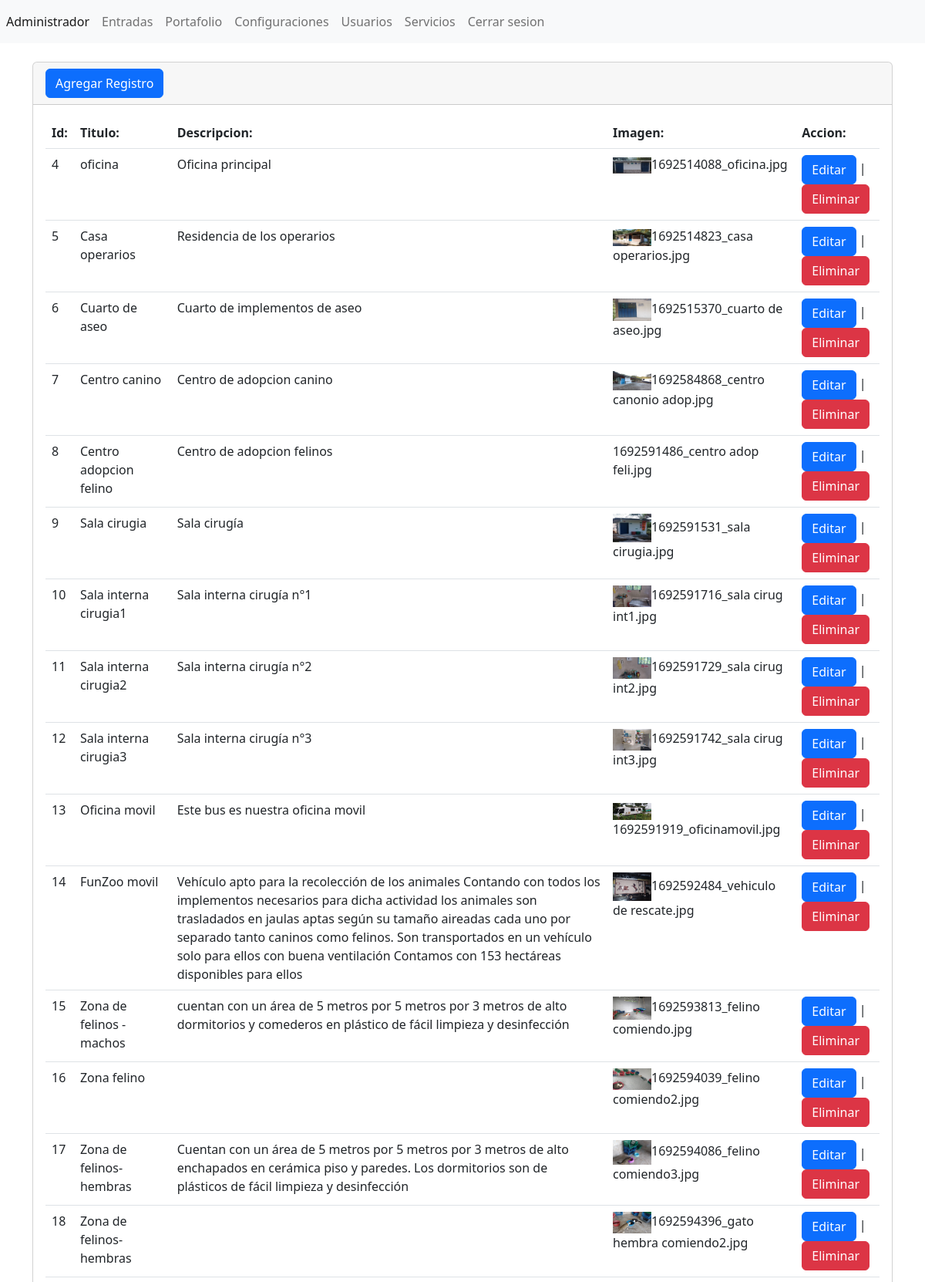
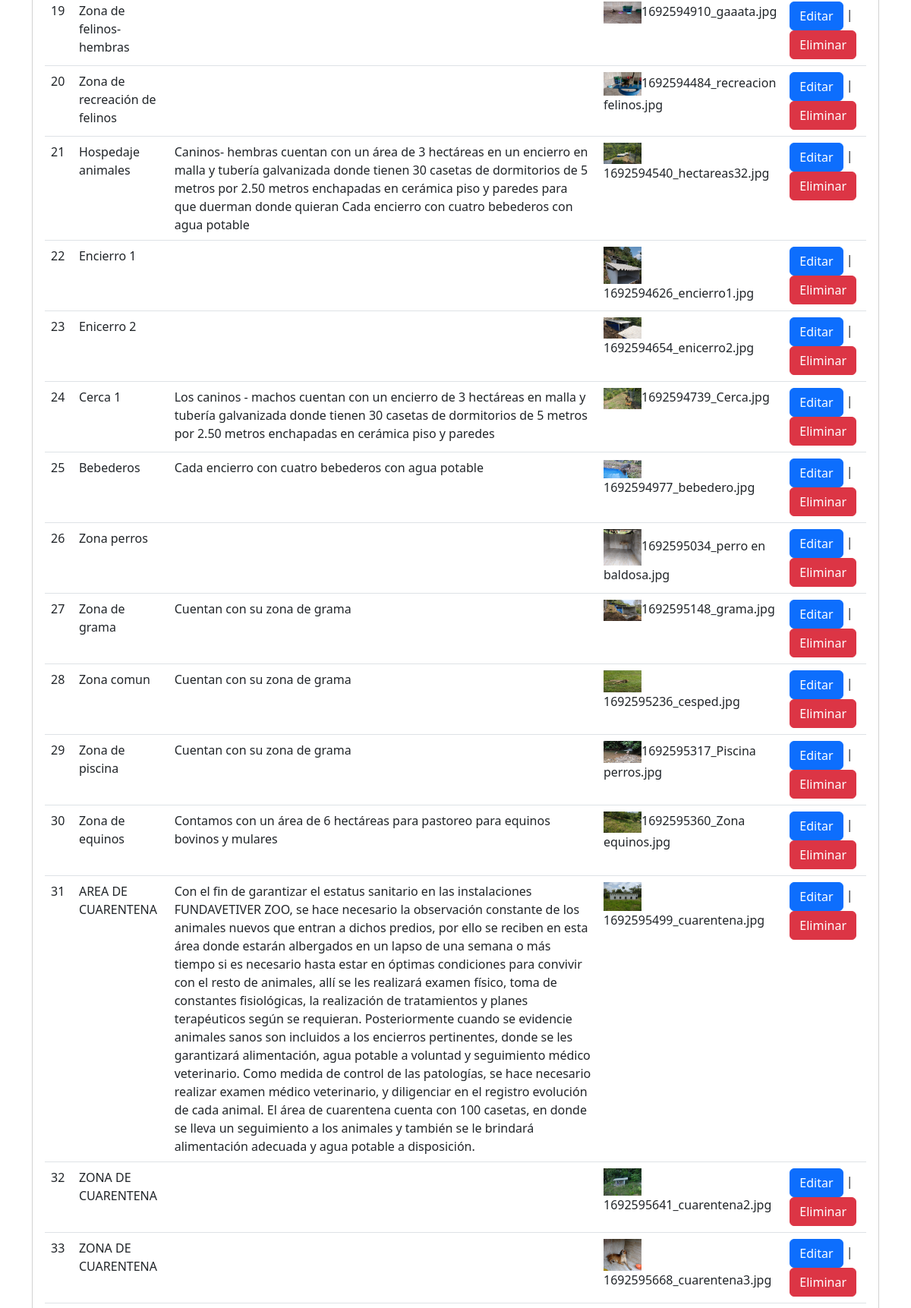
Screenshot of /admin/secciones/portafolio/index.php (signed in, upper part) with the database file from the repository (2 pictures, top to bottom).
### tables this page shows
CREATE TABLE `portafolio` (
  `id` int(11) NOT NULL,
  `titulo` varchar(255) NOT NULL,
  `descripcion` varchar(2555) NOT NULL,
  `imagen` longblob NOT NULL
);

### admin/secciones/portafolio/index.php (the view, shortened to what this page needs)
<?php
include("../../template/header.php");
require("../../db/db-connection.php");
$sentencia = $conexion->prepare("SELECT * FROM `portafolio`");
$sentencia->execute();
$Lista_portafolio=$sentencia->fetchAll(PDO::FETCH_ASSOC);
?>
<div class="card">
    <div class="card-header">
    <a name="" id="" class="btn btn-primary" href="crear.php" role="button">Agregar Registro</a>
    </div>
    <div class="card-body">
        <div class="table-responsive">
            <table class="table table">
                <thead>
                    <tr>
                        <th scope="col">Id:</th>
                        <th scope="col">Titulo:</th>
                        <th scope="col">Descripcion:</th>
                        <th scope="col">Imagen:</th>
                        <th scope="col">Accion:</th>
                    </tr>
                </thead>
                <tbody>
                  <?php foreach($Lista_portafolio as $portafolio){ ?>
                    <tr class="">
                        <td scope="row"><?php echo $portafolio['id']?></td>
                        <td><?php echo $portafolio['titulo']?></td>
                        <td><?php echo $portafolio['descripcion']?></td>
                        <td><img width ="50px" src="../../../assets/imgFunzoo/<?php echo $portafolio['imagen'];?>" class="" alt=""><?php echo $portafolio['imagen'];?></td>
                        <td>
                        <a name="" id="" class="btn btn-primary" href="editar.php?txtID=<?php echo $portafolio['id'];?>" role="button">Editar</a>
                        |
                        <a name="" id="" class="btn btn-danger" href="index.php?txtID=<?php echo $portafolio['id'];?>" role="button">Eliminar</a>
                        </td>
                    </tr>
                    <?php } ?>
                </tbody>
            </table>
        </div>
    </div>
</div>
<?php include("../../template/footer.php"); ?>

### rows the page displays
portafolio: id "4", titulo "oficina", descripcion "Oficina principal", imagen (picture), imagen "1692514088_oficina.jpg"
portafolio: id "5", titulo "Casa operarios", descripcion "Residencia de los operarios", imagen (picture), imagen "1692514823_casa operarios.jpg"
portafolio: id "6", titulo "Cuarto de aseo", descripcion "Cuarto de implementos de aseo", imagen (picture), imagen "1692515370_cuarto de aseo.jpg"
portafolio: id "7", titulo "Centro canino", descripcion "Centro de adopcion canino", imagen (picture), imagen "1692584868_centro canonio adop.jpg"
portafolio: id "8", titulo "Centro adopcion felino", descripcion "Centro de adopcion felinos", imagen "1692591486_centro adop feli.jpg"
portafolio: id "9", titulo "Sala cirugia", descripcion "Sala cirugía", imagen (picture), imagen "1692591531_sala cirugia.jpg"
portafolio: id "10", titulo "Sala interna cirugia1", descripcion "Sala interna cirugía n°1", imagen (picture), imagen "1692591716_sala cirug int1.jpg"
portafolio: id "11", titulo "Sala interna cirugia2", descripcion "Sala interna cirugía n°2", imagen (picture), imagen "1692591729_sala cirug int2.jpg"
portafolio: id "12", titulo "Sala interna cirugia3", descripcion "Sala interna cirugía n°3", imagen (picture), imagen "1692591742_sala cirug int3.jpg"
portafolio: id "13", titulo "Oficina movil", descripcion "Este bus es nuestra oficina movil", imagen (picture), imagen "1692591919_oficinamovil.jpg"
portafolio: id "14", titulo "FunZoo movil", descripcion "Vehículo apto para la recolección de los animales Contando con todos los implementos necesarios para dicha actividad los animales son trasladados en jaulas aptas según su tamaño aireadas cada uno por separado tanto caninos como felinos. Son transportados en un vehículo solo para ellos con buena ventilación Contamos con 153 hectáreas disponibles para ellos", imagen (picture), imagen "1692592484_vehiculo de rescate.jpg"
portafolio: id "15", titulo "Zona de felinos -machos", descripcion "cuentan con un área de 5 metros por 5 metros por 3 metros de alto dormitorios y comederos en plástico de fácil limpieza y desinfección", imagen (picture), imagen "1692593813_felino comiendo.jpg"
portafolio: id "16", titulo "Zona felino", imagen (picture), imagen "1692594039_felino comiendo2.jpg"
portafolio: id "17", titulo "Zona de felinos- hembras", descripcion "Cuentan con un área de 5 metros por 5 metros por 3 metros de alto enchapados en cerámica piso y paredes. Los dormitorios son de plásticos de fácil limpieza y desinfección", imagen (picture), imagen "1692594086_felino comiendo3.jpg"
portafolio: id "18", titulo "Zona de felinos- hembras", imagen (picture), imagen "1692594396_gato hembra comiendo2.jpg"
portafolio: id "19", titulo "Zona de felinos- hembras", imagen (picture), imagen "1692594910_gaaata.jpg"
portafolio: id "20", titulo "Zona de recreación de felinos", imagen (picture), imagen "1692594484_recreacion felinos.jpg"
portafolio: id "21", titulo "Hospedaje animales", descripcion "Caninos- hembras cuentan con un área de 3 hectáreas en un encierro en malla y tubería galvanizada donde tienen 30 casetas de dormitorios de 5 metros por 2.50 metros enchapadas en cerámica piso y paredes para que duerman donde quieran Cada encierro con cuatro bebederos con agua potable", imagen (picture), imagen "1692594540_hectareas32.jpg"
portafolio: id "22", titulo "Encierro 1", imagen (picture), imagen "1692594626_encierro1.jpg"
portafolio: id "23", titulo "Enicerro 2", imagen (picture), imagen "1692594654_enicerro2.jpg"
portafolio: id "24", titulo "Cerca 1", descripcion "Los caninos - machos cuentan con un encierro de 3 hectáreas en malla y tubería galvanizada donde tienen 30 casetas de dormitorios de 5 metros por 2.50 metros enchapadas en cerámica piso y paredes", imagen (picture), imagen "1692594739_Cerca.jpg"
portafolio: id "25", titulo "Bebederos", descripcion "Cada encierro con cuatro bebederos con agua potable", imagen (picture), imagen "1692594977_bebedero.jpg"
portafolio: id "26", titulo "Zona perros", imagen (picture), imagen "1692595034_perro en baldosa.jpg"
portafolio: id "27", titulo "Zona de grama", descripcion "Cuentan con su zona de grama", imagen (picture), imagen "1692595148_grama.jpg"
portafolio: id "28", titulo "Zona comun", descripcion "Cuentan con su zona de grama", imagen (picture), imagen "1692595236_cesped.jpg"
portafolio: id "29", titulo "Zona de piscina", descripcion "Cuentan con su zona de grama", imagen (picture), imagen "1692595317_Piscina perros.jpg"
portafolio: id "30", titulo "Zona de equinos", descripcion "Contamos con un área de 6 hectáreas para pastoreo para equinos bovinos y mulares", imagen (picture), imagen "1692595360_Zona equinos.jpg"
portafolio: id "31", titulo "AREA DE CUARENTENA", descripcion "Con el fin de garantizar el estatus sanitario en las instalaciones FUNDAVETIVER ZOO, se hace necesario la observación constante de los animales nuevos que entran a dichos predios, por ello se reciben en esta área donde estarán albergados en un lapso de una semana o más tiempo si es necesario hasta estar en óptimas condiciones para convivir con el resto de animales, allí se les realizará examen físico, toma de constantes fisiológicas, la realización de tratamientos y planes terapéuticos según se requieran. Posteriormente cuando se evidencie animales sanos son incluidos a los encierros pertinentes, donde se les garantizará alimentación, agua potable a voluntad y seguimiento médico…", imagen (picture), imagen "1692595499_cuarentena.jpg"
portafolio: id "32", titulo "ZONA DE CUARENTENA", imagen (picture), imagen "1692595641_cuarentena2.jpg"
portafolio: id "33", titulo "ZONA DE CUARENTENA", imagen (picture), imagen "1692595668_cuarentena3.jpg"
